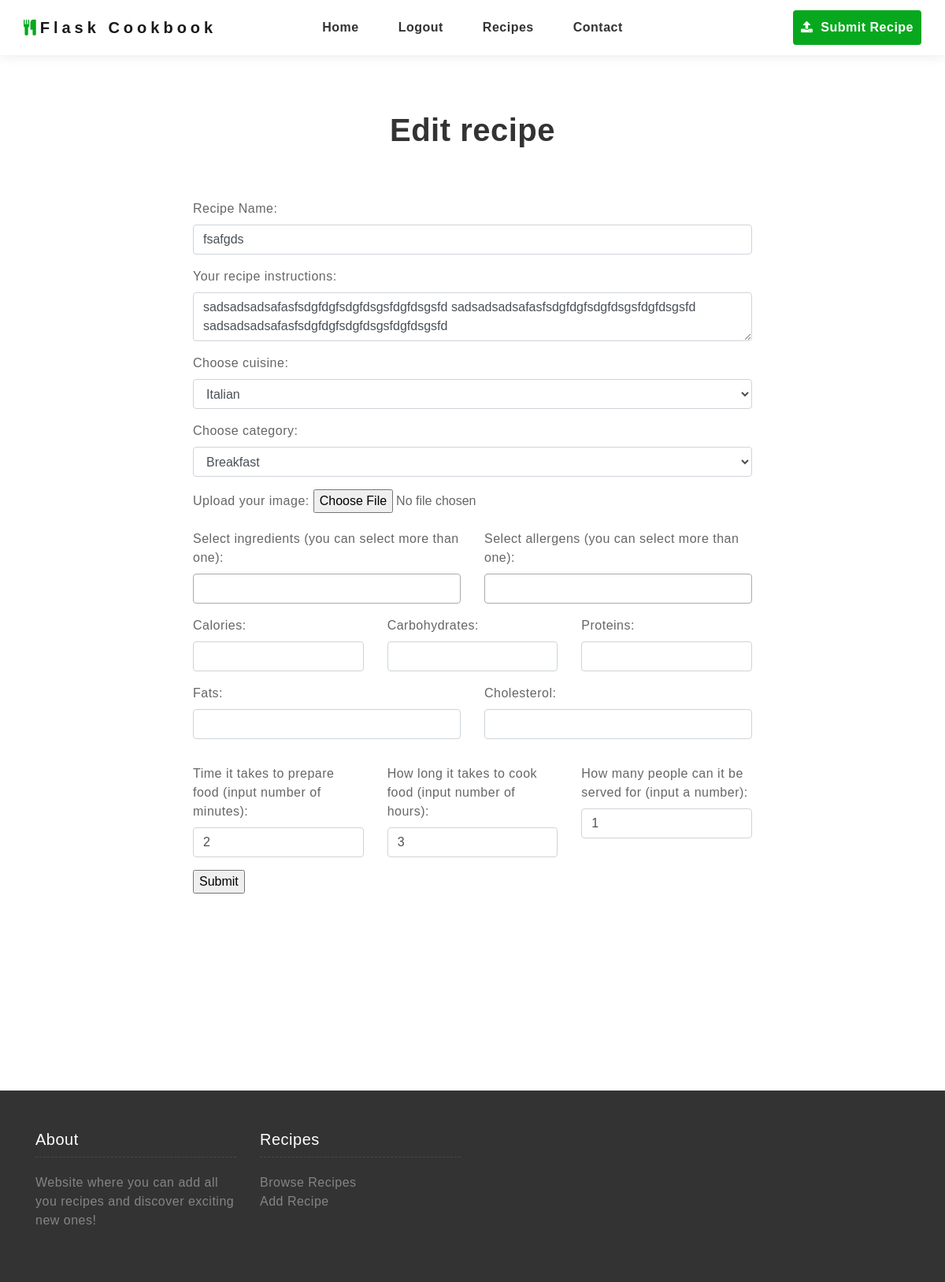
Page /recipe/edit/fsafgds (signed in) on the committed database.
### app/models.py (models this page shows, shortened)
class Recipe(db.Model):
    id = db.Column(db.Integer, primary_key=True)
    name = db.Column(db.String(64), index=True, unique=True)
    content = db.Column(db.String(2000))
    timestamp = db.Column(db.DateTime, index=True, default=datetime.utcnow)
    user_id = db.Column(db.Integer, db.ForeignKey('user.id'))
    cuisine_id = db.Column(db.Integer, db.ForeignKey('cuisine.id'))
    category_id = db.Column(db.Integer, db.ForeignKey('category.id'))
    nutrition = db.relationship('NutritionFacts', backref='recipe', lazy='dynamic')
    calories = db.Column(db.Integer)
    carbohydrates = db.Column(db.Integer)
    proteins = db.Column(db.Integer)
    fats = db.Column(db.Integer)
    cholesterol = db.Column(db.Integer)
    serves_num_people = db.Column(db.Integer)
    time_to_prepare = db.Column(db.Integer)
    cooking_time = db.Column(db.Integer)
    image = db.Column(db.String(128))
    _ingredients = db.relationship(
        "Ingredient",
        secondary=ingredients_in_recipe,
        back_populates="recipes")
    _allergens = db.relationship(
        "Allergen",
        secondary=allergens_in_recipe,
        back_populates="recipes")

### app/routes.py (the view, shortened to what this page needs)
@app.route('/recipe/edit/<recipe_name>', methods=["GET", "POST"])
def edit_recipe(recipe_name):
    recipe = Recipe.query.filter_by(name=recipe_name).first_or_404()
    if current_user.is_authenticated and current_user == recipe.author:
        form = form_ingredients_and_allergens(RecipeForm(obj=recipe))
    else:
        flash("You need to login before you edit recipe.")
        return redirect(url_for('login'))
    return render_template("edit_recipe.html", title='Edit Recipe', form=form, recipe=recipe)

### app/models.py (called while the page is built)
@login.user_loader
def load_user(id):
    return User.query.get(int(id))

    def __repr__(self):
        return '<Category {}>'.format(self.name)

    def get_all_categories_except_all():
        return Category.query.filter(Category.name!="All").all()

    def __repr__(self):
        return '<Cuisine {}>'.format(self.name)

    def get_all_cuisines_except_all():
        return Cuisine.query.filter(Cuisine.name!="All").all()

### app/routes.py (called while the page is built)
def form_ingredients_and_allergens(form):
    form.ingredients.choices = db.session.query(
        Ingredient.id, Ingredient.name).all()
    form.allergens.choices = db.session.query(
        Allergen.id, Allergen.name).all()
    return form

### app/templates/edit_recipe.html (shortened to what this page needs)
{% extends "base.html" %}
{% import 'bootstrap/wtf.html' as wtf %}
{% block app_content %}
<div class="page add_recipe">
    <div class="container">
        <div class="row justify-content-center">
            <div class="col-lg-12 title text-center">
                <h1>Edit recipe</h1>
            </div>
            <div class="col-lg-8 content">
                <form method='POST' id='category_form' enctype="multipart/form-data">
                    <div class="form-group">
                        <br>
                        <div class="form-group required">
                            {{ form.name.label }}
                            {{ form.name(class_="form-control", placeholder=recipe.name) }}
                        </div>
                        <div class="form-group required">
                            {{ form.content.label}}
                            {{ form.content(class_="form-control", placeholder="Your recipe...") }}
                        </div>
                        <div class="form-group required">
                            {{ form.cuisine.label }}
                            {{ form.cuisine(class_="form-control") }}
                        </div>
                        <div class="form-group required">
                            {{ form.category.label }}
                            {{ form.category(class_="form-control") }}
                        </div>
                        <div class="form-group">
                            {{ form.image.label }}
                            {{ form.image }}
                        </div>
                        <div class="row">
                            <div class="form-group col-lg-6">
                                {{ form.ingredients.label }}
                            </div>
                            <div class="form-group col-lg-6">
                                {{ form.allergens.label }}
                            </div>
                        </div>
                        <div class="row">
                            <div class="form-group required col-lg-4">
                                {{ form.calories.label }}
                                {{ form.calories(class_="form-control") }}
                            </div>
                            <div class="form-group required col-lg-4">
                                    {{ form.carbohydrates.label }}
                                    {{ form.carbohydrates(class_="form-control") }}
                            </div>
                            <div class="form-group required col-lg-4">
                                {{ form.proteins.label }}
                                {{ form.proteins(class_="form-control") }}
                            </div>
                            <div class="form-group required col-lg-6">
                                {{ form.fats.label }}
                                {{ form.fats(class_="form-control") }}
                            </div>
                            <div class="form-group required col-lg-6">
                                {{ form.cholesterol.label }}
                                {{ form.cholesterol(class_="form-control") }}
                            </div>
                            </div>
                        </div>
                        <div class="row">
                            <div class="form-group required col-lg-4">
                                {{ form.time_to_prepare.label }}
                                {{ form.time_to_prepare(class_="form-control") }}
                            </div>
                            <div class="form-group required col-lg-4">
                                {{ form.cooking_time.label }}
                                {{ form.cooking_time(class_="form-control") }}
                            </div>
                            <div class="form-group required col-lg-4">
                                {{ form.serves_num_people.label }}
                                {{ form.serves_num_people(class_="form-control") }}
                            </div>
                        </div>
                        <div>
                            {{ form.submit }}
                        </div>
                    </div>
            </div>
        </div>
    </div>
</div>
{% endblock %}

### rows in the picture
Recipe: name "fsafgds", content "sadsadsadsafasfsdgfdgfsdgfdsgsfdgfdsgsfd sadsadsadsafasfsdgfdgfsdgfdsgsfdgfdsgsfd sadsadsadsafasfsdgfdgfsdgfdsgsfdgfdsgsfd", cuisine "Italian", category "Breakfast", time_to_prepare "2", cooking_time "3", serves_num_people "1"
